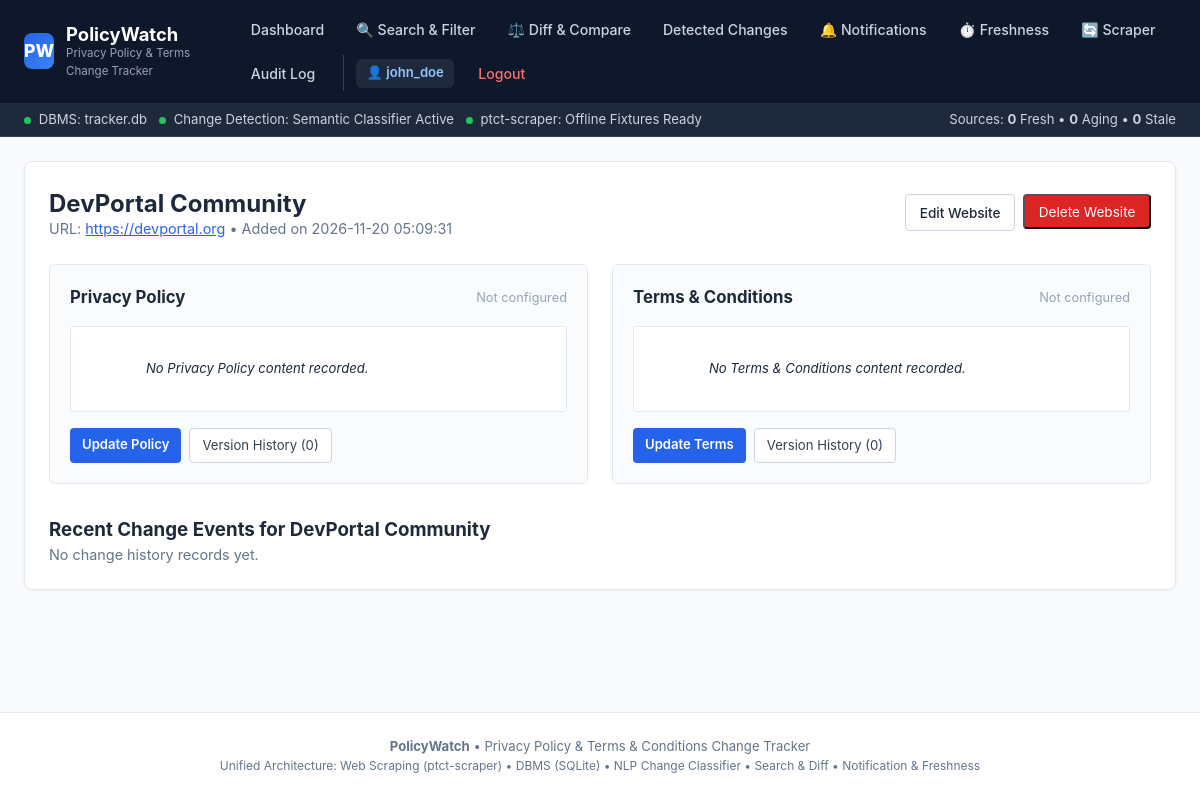
Before: /websites/4 (signed in) with the older database file.
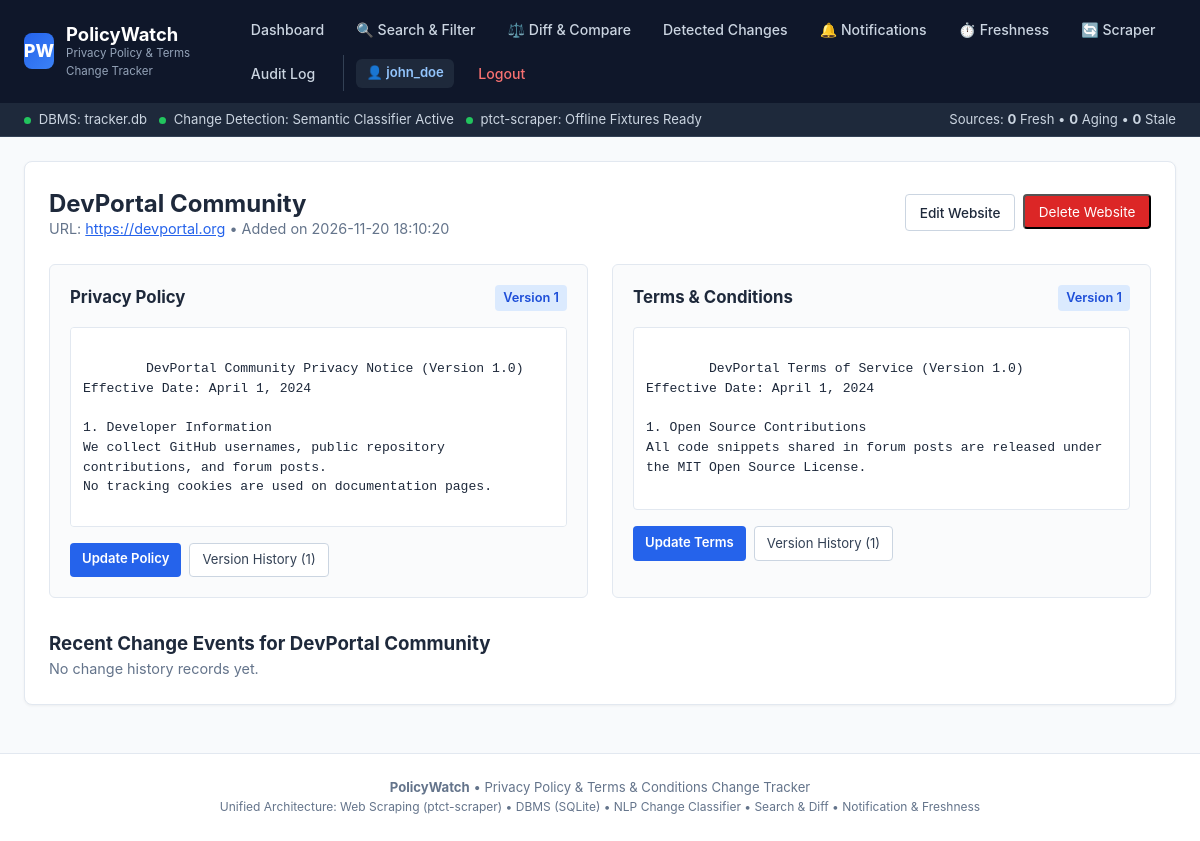
After: the same page with the newer database file.
### tables this page shows
CREATE TABLE Users (
    user_id INTEGER PRIMARY KEY AUTOINCREMENT,
    username TEXT NOT NULL UNIQUE COLLATE NOCASE,
    email TEXT NOT NULL UNIQUE COLLATE NOCASE,
    password TEXT NOT NULL,
    created_at TIMESTAMP DEFAULT CURRENT_TIMESTAMP
);

CREATE TABLE Websites (
    website_id INTEGER PRIMARY KEY AUTOINCREMENT,
    user_id INTEGER NOT NULL,
    website_name TEXT NOT NULL,
    website_url TEXT NOT NULL,
    created_at TIMESTAMP DEFAULT CURRENT_TIMESTAMP,
    FOREIGN KEY (user_id) REFERENCES Users(user_id) ON DELETE CASCADE
);

CREATE TABLE PrivacyPolicies (
    policy_id INTEGER PRIMARY KEY AUTOINCREMENT,
    website_id INTEGER NOT NULL,
    policy_content TEXT NOT NULL,
    version INTEGER NOT NULL,
    updated_at TIMESTAMP DEFAULT CURRENT_TIMESTAMP,
    FOREIGN KEY (website_id) REFERENCES Websites(website_id) ON DELETE CASCADE
);

CREATE TABLE TermsConditions (
    terms_id INTEGER PRIMARY KEY AUTOINCREMENT,
    website_id INTEGER NOT NULL,
    terms_content TEXT NOT NULL,
    version INTEGER NOT NULL,
    updated_at TIMESTAMP DEFAULT CURRENT_TIMESTAMP,
    FOREIGN KEY (website_id) REFERENCES Websites(website_id) ON DELETE CASCADE
);

### models/app.py (the view)
@app.route('/websites/<int:website_id>')
@login_required
def website_details(website_id):
    user_id = session['user_id']
    website = db.get_website_by_id(website_id, user_id)
    if not website:
        flash("Website not found or access denied.", "error")
        return redirect(url_for('dashboard'))
    current_policy = db.get_latest_privacy_policy(website_id)
    current_terms = db.get_latest_terms_conditions(website_id)
    policy_history = db.get_privacy_policy_history(website_id)
    terms_history = db.get_terms_history(website_id)
    change_history = db.get_change_history_for_website(website_id)
    snapshots = db.get_recent_snapshots(website_id=website_id, limit=5)
    return render_template(
        'website_details.html',
        website=website,
        current_policy=current_policy,
        current_terms=current_terms,
        policy_history=policy_history,
        terms_history=terms_history,
        change_history=change_history,
        snapshots=snapshots
    )

### templates/website_details.html (shortened to what this page needs)
{% extends 'base.html' %}
{% block content %}
<div class="card">
  <div style="display: flex; justify-content: space-between; align-items: start; flex-wrap: wrap;">
    <div>
      <h2>{{ website.website_name }}</h2>
      <p style="color: #64748b; font-size: 0.9rem; margin-top: -0.25rem;">
        URL: <a href="{{ website.website_url }}" target="_blank" style="color: #2563eb;">{{ website.website_url }}</a>
        &bull; Added on {{ website.created_at }}
      </p>
    </div>
    <div style="display: flex; gap: 0.5rem; margin-top: 0.5rem;">
      <a href="{{ url_for('edit_website', website_id=website.website_id) }}" style="display: inline-block; background: white; border: 1px solid #cbd5e1; padding: 0.45rem 0.85rem; border-radius: 4px; text-decoration: none; color: #1e293b; font-size: 0.85rem; font-weight: 500;">Edit Website</a>
      <form method="POST" action="{{ url_for('delete_website', website_id=website.website_id) }}" onsubmit="return confirm('Are you sure you want to delete this website? All policies, terms, and change records will be deleted.');" style="display: inline;">
        <button type="submit" style="background: #dc2626; color: white; margin: 0; padding: 0.45rem 0.85rem; border-radius: 4px; font-size: 0.85rem;">Delete Website</button>
      </form>
    </div>
  </div>
  <div style="display: grid; grid-template-columns: 1fr 1fr; gap: 1.5rem; margin-top: 1.5rem;">
    <div style="border: 1px solid #e2e8f0; border-radius: 6px; padding: 1.25rem; background: #fafbfc;">
      <div style="display: flex; justify-content: space-between; align-items: center;">
        <h3 style="margin: 0; font-size: 1.05rem;">Privacy Policy</h3>
        {% if current_policy %}
          <span style="background: #dbeafe; color: #1d4ed8; padding: 0.2rem 0.5rem; border-radius: 4px; font-size: 0.8rem; font-weight: 600;">Version {{ current_policy.version }}</span>
        {% else %}
          <span style="color: #94a3b8; font-size: 0.8rem;">Not configured</span>
        {% endif %}
      </div>
      <div style="margin: 1rem 0; max-height: 200px; overflow-y: auto; background: white; border: 1px solid #e2e8f0; border-radius: 4px; padding: 0.75rem; font-size: 0.82rem; font-family: monospace; white-space: pre-wrap;">
        {% if current_policy %}{{ current_policy.policy_content }}{% else %}<em>No Privacy Policy content recorded.</em>{% endif %}
      </div>
      <div style="display: flex; gap: 0.5rem; flex-wrap: wrap;">
        <a href="{{ url_for('update_privacy_policy', website_id=website.website_id) }}" style="display: inline-block; background: #2563eb; color: white; padding: 0.4rem 0.75rem; border-radius: 4px; text-decoration: none; font-size: 0.82rem; font-weight: 600;">Update Policy</a>
        <a href="{{ url_for('privacy_history', website_id=website.website_id) }}" style="display: inline-block; background: white; border: 1px solid #cbd5e1; padding: 0.4rem 0.75rem; border-radius: 4px; text-decoration: none; color: #334155; font-size: 0.82rem;">Version History ({{ policy_history|length }})</a>
      </div>
    </div>
    <div style="border: 1px solid #e2e8f0; border-radius: 6px; padding: 1.25rem; background: #fafbfc;">
      <div style="display: flex; justify-content: space-between; align-items: center;">
        <h3 style="margin: 0; font-size: 1.05rem;">Terms &amp; Conditions</h3>
        {% if current_terms %}
          <span style="background: #dbeafe; color: #1d4ed8; padding: 0.2rem 0.5rem; border-radius: 4px; font-size: 0.8rem; font-weight: 600;">Version {{ current_terms.version }}</span>
        {% else %}
          <span style="color: #94a3b8; font-size: 0.8rem;">Not configured</span>
        {% endif %}
      </div>
      <div style="margin: 1rem 0; max-height: 200px; overflow-y: auto; background: white; border: 1px solid #e2e8f0; border-radius: 4px; padding: 0.75rem; font-size: 0.82rem; font-family: monospace; white-space: pre-wrap;">
        {% if current_terms %}{{ current_terms.terms_content }}{% else %}<em>No Terms &amp; Conditions content recorded.</em>{% endif %}
      </div>
      <div style="display: flex; gap: 0.5rem; flex-wrap: wrap;">
        <a href="{{ url_for('update_terms_conditions', website_id=website.website_id) }}" style="display: inline-block; background: #2563eb; color: white; padding: 0.4rem 0.75rem; border-radius: 4px; text-decoration: none; font-size: 0.82rem; font-weight: 600;">Update Terms</a>
        <a href="{{ url_for('terms_history', website_id=website.website_id) }}" style="display: inline-block; background: white; border: 1px solid #cbd5e1; padding: 0.4rem 0.75rem; border-radius: 4px; text-decoration: none; color: #334155; font-size: 0.82rem;">Version History ({{ terms_history|length }})</a>
      </div>
    </div>
  </div>
  <h3 style="margin-top: 2rem;">Recent Change Events for {{ website.website_name }}</h3>
  {% if change_history %}
    <table>
      <thead>
        <tr>
          <th>Change ID</th>
          <th>Document</th>
          <th>Version Transition</th>
          <th>Timestamp</th>
        </tr>
      </thead>
      <tbody>
        {% for ch in change_history %}
          <tr>
            <td>#{{ ch.change_id }}</td>
            <td><strong>{{ ch.change_type }}</strong></td>
            <td>Version {{ ch.old_version or 'Initial' }} &rarr; Version {{ ch.new_version }}</td>
            <td>{{ ch.change_date }}</td>
          </tr>
        {% endfor %}
      </tbody>
    </table>
  {% else %}
    <p style="color: #64748b; font-size: 0.9rem;">No change history records yet.</p>
  {% endif %}
</div>
{% endblock %}

### templates/base.html (shortened to what this page needs)
<!DOCTYPE html>
<html lang="en">
<head>
</head>
<body>
  <header>
    <div class="header-container">
      <a href="{{ url_for('dashboard' if current_user else 'index') }}" class="brand-link">
        <div class="brand-logo">PW</div>
        <div>
          <div class="brand-title">PolicyWatch</div>
          <div class="brand-subtitle">Privacy Policy &amp; Terms Change Tracker</div>
        </div>
      </a>
      <nav class="nav-links">
        {% if current_user %}
          <a href="{{ url_for('dashboard') }}" class="nav-item {% if request.path == '/dashboard' %}active{% endif %}">
            Dashboard
          </a>
          <a href="{{ url_for('search') }}" class="nav-item {% if request.path == '/search' %}active{% endif %}">
            🔍 Search &amp; Filter
          </a>
          <a href="{{ url_for('compare_versions') }}" class="nav-item {% if '/compare' in request.path %}active{% endif %}">
            ⚖️ Diff &amp; Compare
          </a>
          <a href="{{ url_for('changes_list') }}" class="nav-item {% if request.path == '/changes' %}active{% endif %}">
            Detected Changes
          </a>
          <a href="{{ url_for('notifications_hub') }}" class="nav-item {% if request.path == '/notifications' %}active{% endif %}">
            🔔 Notifications
          </a>
          <a href="{{ url_for('freshness_monitor') }}" class="nav-item {% if request.path == '/freshness' %}active{% endif %}">
            ⏱️ Freshness
          </a>
          <a href="{{ url_for('scraper_hub') }}" class="nav-item {% if request.path == '/scraper' %}active{% endif %}">
            🔄 Scraper
          </a>
          <a href="{{ url_for('all_history') }}" class="nav-item {% if request.path == '/history' %}active{% endif %}">
            Audit Log
          </a>
          <div class="nav-user">
            <a href="{{ url_for('profile') }}" class="user-tag" title="View Profile">
              👤 {{ current_user.username }}
            </a>
            <a href="{{ url_for('logout') }}" class="nav-item" style="color: #f87171;">Logout</a>
          </div>
        {% else %}
          <a href="{{ url_for('index') }}" class="nav-item {% if request.path == '/' %}active{% endif %}">Home</a>
          <a href="{{ url_for('login') }}" class="nav-item {% if request.path == '/login' %}active{% endif %}">Login</a>
          <a href="{{ url_for('register') }}" class="btn btn-primary btn-sm">Register</a>
        {% endif %}
      </nav>
    </div>
  </header>
  {% if current_user %}
  <div class="subnav">
    <div class="subnav-container">
      <div class="status-indicators">
        <span><span class="status-dot dot-green"></span> DBMS: <code>tracker.db</code></span>
        <span><span class="status-dot dot-green"></span> Change Detection: Semantic Classifier Active</span>
        <span><span class="status-dot dot-green"></span> ptct-scraper: Offline Fixtures Ready</span>
      </div>
      <div>
        <span>Sources: <strong>{{ freshness_summary.fresh }}</strong> Fresh &bull; <strong>{{ freshness_summary.aging }}</strong> Aging &bull; <strong>{{ freshness_summary.stale }}</strong> Stale</span>
      </div>
    </div>
  </div>
  {% endif %}
  <main>
    {% block content %}{% endblock %}
  </main>
  <footer>
    <div style="max-width: 1300px; margin: 0 auto; padding: 0 1.5rem;">
      <strong>PolicyWatch</strong> &bull; Privacy Policy &amp; Terms &amp; Conditions Change Tracker
      <br>
      <span style="font-size: 0.75rem; color: var(--text-muted);">
        Unified Architecture: Web Scraping (ptct-scraper) &bull; DBMS (SQLite) &bull; NLP Change Classifier &bull; Search &amp; Diff &bull; Notification &amp; Freshness
      </span>
    </div>
  </footer>
</body>
</html>

Changed rows visible on the page:
changed Websites "DevPortal Community": created_at "2026-11-20 05:09:31" → "2026-11-20 18:10:20"
added PrivacyPolicies: version "1", policy_content "DevPortal Community Privacy Notice (Version 1.0) Effective Date: April 1, 2024 1. Developer Information We collect GitHub usernames, public repository contributions, and forum posts. No tracking cookies are used on documentation pages."
added TermsConditions: version "1", terms_content "DevPortal Terms of Service (Version 1.0) Effective Date: April 1, 2024 1. Open Source Contributions All code snippets shared in forum posts are released under the MIT Open Source License."
Other visible differences:
{{ policy_history|length }}: "0" → "1"
{{ terms_history|length }}: "0" → "1"
text no longer shown: "Not configured No Privacy Policy content recorded. Not configured No Terms & Conditions content recorded."
text now shown: "Version Version"
